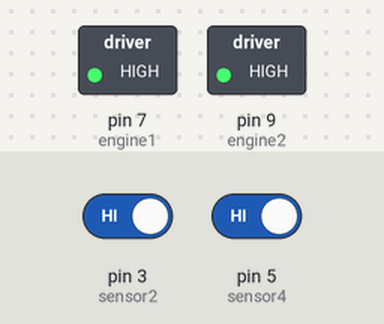
This sketch was run on a simulated Arduino Uno, built with avr-gcc and run on an emulated ATmega328P. On the bench: switched loads named in the sketch (green lamp = pin HIGH). The test bench sets the inputs (shaded band); at power-on: pin 3 (sensor2) HIGH, pin 5 (sensor4) HIGH.

Above: at 1.2 s.
1.3 s: pin 3 (sensor2) driven LOW
At 2.5 s:
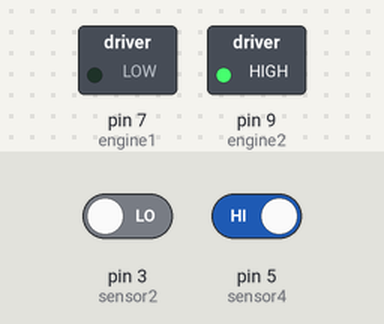
2.8 s: pin 3 (sensor2) driven HIGH
At 3.6 s:
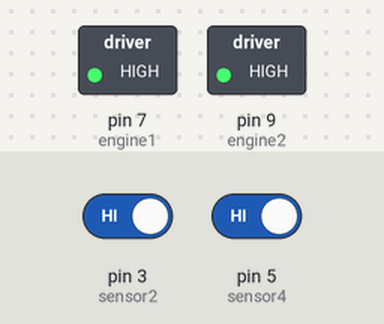
4.3 s: pin 5 (sensor4) driven LOW
At 4.8 s:
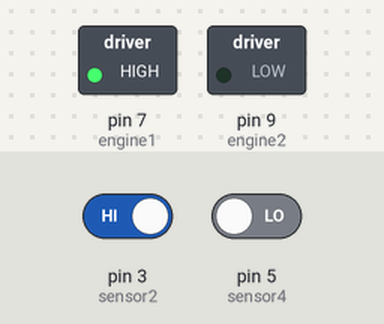
5.8 s: pin 5 (sensor4) driven HIGH
At 7.1 s:
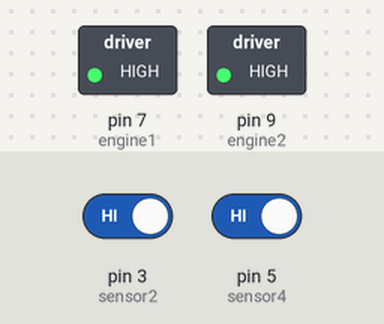
Timing chart, 0 to 8.3 s (numbered marks = the images above; inputs shaded):
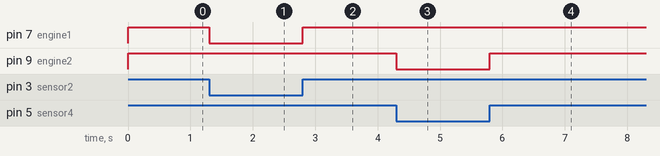

The sketch:

motores-sensores.ino
```cpp
/*Declaracao das variaveis de estado dos sensores
  Declaração das variaveis que irao armazenar o estado dos sensores durante a execucao.

  - 0 significa que o sensor esta vendo a cor branca ou proximo a mesma
  - 1 significa que o sensor esta vendo a cor preta ou proximo a mesma

  Os sensores estao declarados na ordem que representa a esquerda para direita,
  ou seja, sensorStatus2 e o sensor mais a direita que o sensor sensorStatus4.
*/
// int sensorStatus1 = 0;
int sensorStatus2 = 0;
//int sensorStatus3 = 0;
int sensorStatus4 = 0;
// int sensorStatus5 = 0;

/*Definicao das portas dos sensores
  Definição das portas utilizadas pelos sensores no arduino.

  Na necessidade da mudança de alguma porta da placa do arduino referente aos sensores, basta reconfigura-la aqui.

  Os sensores estao definidos na ordem que representa a esquerda para direita,
  ou seja, sensor2 e o sensor mais a direita que o sensor sensor4.
*/
// #define sensor1 2
#define sensor2 3
// #define sensor3 4
#define sensor4 5
// #define sensor5 6

/*Definicao das portas dos motores
  Definição das portas utilizadas pelos motores no arduino.

  Na necessidade da mudança de alguma porta da placa do arduino referente aos motores, basta reconfigura-la aqui.

  Os motores estao definidos na ordem que representa a esquerda para direita,
  ou seja, sensor2 e o sensor mais a direita que o sensor sensor4.
*/
#define engine1 7
// #define pinMOT1 8
#define engine2 9
// #define pinMOT2 10

void setup() {
  /*Configuracao dos pinos e seus repectivos modos*/
  // pinMode (sensor1,INPUT);
  pinMode (sensor2,INPUT);
  // pinMode (sensor3,INPUT);
  pinMode (sensor4,INPUT);
  // pinMode (sensor5,INPUT);
  pinMode (engine1, OUTPUT);
  // pinMode (pinMOT1 ,OUTPUT);
  pinMode (engine2 ,OUTPUT);
  // pinMode (pinMOT2 ,OUTPUT);

  /*Output inicial dos motores*/
  digitalWrite(engine1, LOW);
  // digitalWrite(pinMOT1, LOW);
  digitalWrite(engine2, LOW);
  // digitalWrite(pinMOT2, LOW);
}

void loop() {
  /*Atualização do estado dos sensores
    Atualiza o estado dos sensores para a tomada das decisoes posteriores durante o loop atual
  */
  sensorStatus2 = digitalRead(sensor2);
  sensorStatus4 = digitalRead(sensor4);

  Serial.println(sensorStatus2);
  Serial.println(sensorStatus4);
  Serial.println();

  /*Teste de uso dos motores e sensores
    Código simples para testar a interação entre os sensores e os motores
  */
  if (sensorStatus2 == 0){
    digitalWrite(engine1, LOW);
    digitalWrite(engine2, HIGH);
  } else if (sensorStatus4 == 0){
    digitalWrite(engine1, HIGH);
    digitalWrite(engine2, LOW);
  } else {
    digitalWrite(engine1, HIGH);
    digitalWrite(engine2, HIGH);
  }
}
```

Measured:
- after the input at 1.3 s, pin 7 (engine1): HIGH → LOW at once
- after the input at 2.8 s, pin 7 (engine1): LOW → HIGH at once
- after the input at 4.3 s, pin 9 (engine2): HIGH → LOW at once
- after the input at 5.8 s, pin 9 (engine2): LOW → HIGH at once
